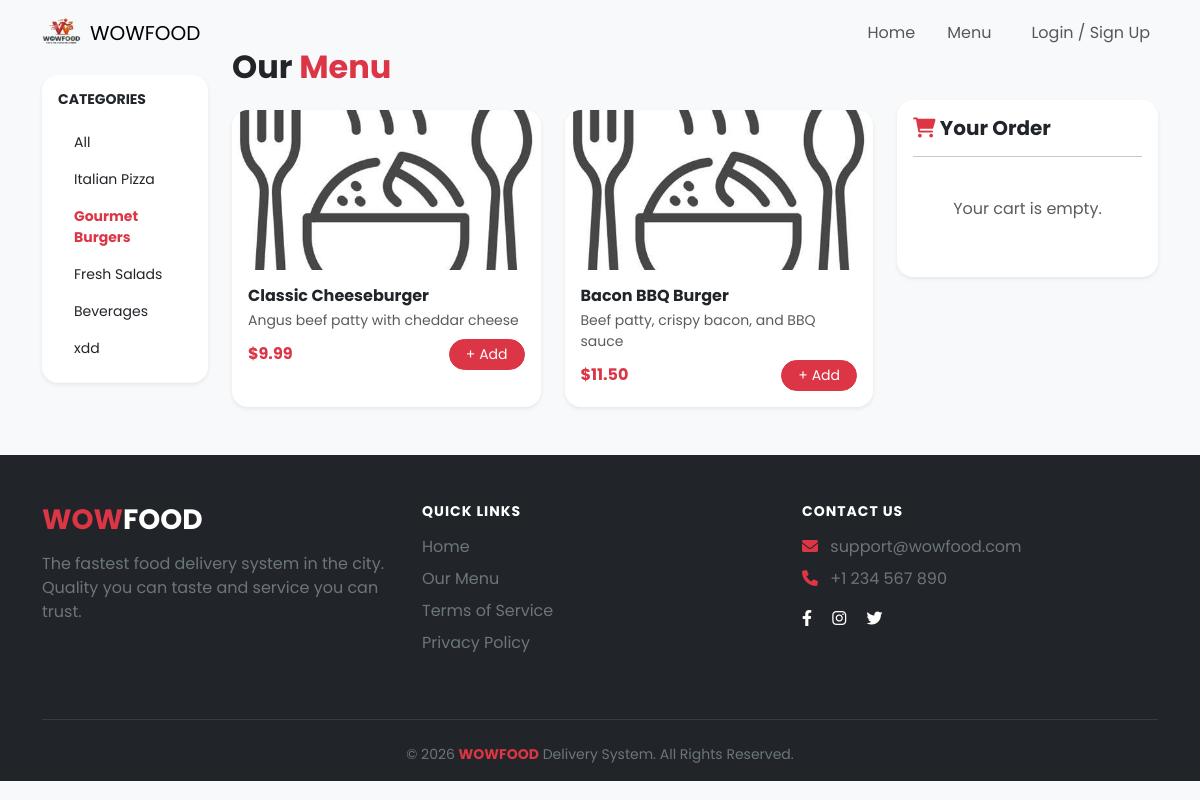
/controller/menu_view_controller.php?cat_id=2, run on the app's committed database.
### tables this page shows
CREATE TABLE `category` (
  `id` int NOT NULL AUTO_INCREMENT,
  `category_code` varchar(10) NOT NULL,
  `title` varchar(100) NOT NULL,
  `image_name` varchar(255) DEFAULT NULL,
  `active` enum('Yes','No') DEFAULT 'Yes',
  `created_at` timestamp NULL DEFAULT CURRENT_TIMESTAMP,
  `updated_at` timestamp NULL DEFAULT CURRENT_TIMESTAMP ON UPDATE CURRENT_TIMESTAMP,
  `created_by` int DEFAULT NULL,
  `updated_by` int DEFAULT NULL,
  PRIMARY KEY (`id`),
  UNIQUE KEY `category_code` (`category_code`),
  KEY `idx_cat_active` (`active`),
  KEY `fk_cat_created_by` (`created_by`),
  KEY `fk_cat_updated_by` (`updated_by`),
  CONSTRAINT `fk_cat_created_by` FOREIGN KEY (`created_by`) REFERENCES `user` (`id`) ON DELETE SET NULL,
  CONSTRAINT `fk_cat_updated_by` FOREIGN KEY (`updated_by`) REFERENCES `user` (`id`) ON DELETE SET NULL
);

CREATE TABLE `foods` (
  `id` int NOT NULL AUTO_INCREMENT,
  `food_code` varchar(10) NOT NULL,
  `title` varchar(100) NOT NULL,
  `description` text,
  `image_name` varchar(255) DEFAULT NULL,
  `price` decimal(10,2) NOT NULL,
  `category_id` int NOT NULL,
  `active` enum('Yes','No') DEFAULT 'Yes',
  `created_at` timestamp NULL DEFAULT CURRENT_TIMESTAMP,
  `updated_at` timestamp NULL DEFAULT CURRENT_TIMESTAMP ON UPDATE CURRENT_TIMESTAMP,
  `created_by` int DEFAULT NULL,
  `updated_by` int DEFAULT NULL,
  PRIMARY KEY (`id`),
  UNIQUE KEY `food_code` (`food_code`),
  KEY `fk_food_created_by` (`created_by`),
  KEY `fk_food_updated_by` (`updated_by`),
  KEY `idx_food_active` (`active`),
  KEY `idx_foods_category_active` (`category_id`,`active`),
  FULLTEXT KEY `idx_food_search` (`title`,`description`),
  CONSTRAINT `fk_food_cat` FOREIGN KEY (`category_id`) REFERENCES `category` (`id`) ON DELETE RESTRICT,
  CONSTRAINT `fk_food_created_by` FOREIGN KEY (`created_by`) REFERENCES `user` (`id`) ON DELETE SET NULL,
  CONSTRAINT `fk_food_updated_by` FOREIGN KEY (`updated_by`) REFERENCES `user` (`id`) ON DELETE SET NULL,
  CONSTRAINT `chk_food_price` CHECK ((`price` > 0))
);

### Controller/menu_view_controller.php (called while the page is built, shortened)
<?php
require_once __DIR__ . '/../Model/menu_view_controller_model.php';
$database = new Database();
$db = $database->getConnection();
$menuModel = new MenuModel($db);
$category_id = isset($_GET['cat_id']) ? (int)$_GET['cat_id'] : 0;
$categories = $menuModel->getAllCategories();
$foods = $menuModel->getFoods($category_id);
include __DIR__ . '/../view/menu_view.php';
?>

### Model/menu_view_controller_model.php (called while the page is built, shortened)
<?php
class MenuModel {
    private $db;
    public function __construct($dbConnection) {
        $this->db = $dbConnection;
    }
    public function getAllCategories() {
        $stmt = $this->db->query("SELECT id, title FROM category WHERE active='Yes'");
        return $stmt->fetchAll(PDO::FETCH_ASSOC);
    }
    public function getFoods($category_id = 0) {
        if ($category_id > 0) {
            $stmt = $this->db->prepare("SELECT * FROM foods WHERE category_id = ? AND active = 'Yes'");
            $stmt->execute([$category_id]);
        } else {
            $stmt = $this->db->query("SELECT * FROM foods WHERE active = 'Yes'");
        }
        return $stmt->fetchAll(PDO::FETCH_ASSOC);
    }
}
?>

### view/menu_view.php (the view, shortened to what this page needs)
<?php
include('../includes/header.php');
?>
<div class="container-fluid py-5 bg-light">
    <div class="container">
        <div class="row">
            <aside class="col-lg-2 mb-4">
                <div class="card shadow-sm border-0 rounded-4 p-3 sticky-top" style="top: 100px;">
                    <h6 class="fw-bold mb-3 text-uppercase small">Categories</h6>
                    <ul class="list-group list-group-flush small">
                        <a href="menu_view.php" class="list-group-item list-group-item-action border-0 <?php echo $category_id == 0 ? 'text-danger fw-bold' : ''; ?>">All</a>
                        <?php foreach($categories as $cat): ?>
                        <a href="menu_view.php?cat_id=<?php echo $cat['id']; ?>"
                           class="list-group-item list-group-item-action border-0 <?php echo $category_id == $cat['id'] ? 'text-danger fw-bold' : ''; ?>">
                            <?php echo htmlspecialchars($cat['title']); ?>
                        </a>
                        <?php endforeach; ?>
                    </ul>
                </div>
            </aside>
            <div class="col-lg-7">
                <h2 class="fw-bold mb-4">Our <span class="text-danger">Menu</span></h2>
                <div class="row g-4">
                    <?php foreach($foods as $food):
                        $image_name = !empty($food['image_name']) ? $food['image_name'] : 'default-food.jpg';
                        $description = (string) ($food['description'] ?? '');
                    ?>
                    <div class="col-md-6">
                        <div class="card h-100 border-0 shadow-sm rounded-4 overflow-hidden food-card">
                            <img src="../assets/images/food/<?php echo htmlspecialchars($image_name); ?>"
                                 class="card-img-top"
                                 style="height: 160px; object-fit: cover;"
                                 alt="<?php echo htmlspecialchars($food['title']); ?>">
                            <div class="card-body p-3">
                                <h6 class="fw-bold mb-1"><?php echo htmlspecialchars($food['title']); ?></h6>
                                <p class="text-muted small mb-2">
                                    <?php echo htmlspecialchars(substr($description, 0, 50)); ?>
                                </p>
                                <div class="d-flex justify-content-between align-items-center">
                                    <span class="text-danger fw-bold">$<?php echo number_format($food['price'], 2); ?></span>
                                    <form action="../Controller/menu_view_controller.php" method="POST">
                                        <button type="submit" class="btn btn-sm btn-danger rounded-pill px-3">+ Add</button>
                                    </form>
                                </div>
                            </div>
                        </div>
                    </div>
                    <?php endforeach; ?>
                </div>
            </div>
            <aside class="col-lg-3">
                <div class="card shadow-sm border-0 rounded-4 sticky-top" style="top: 100px;">
                    <div class="card-body p-3">
                        <h5 class="fw-bold mb-3"><i class="fas fa-shopping-cart text-danger"></i> Your Order</h5>
                        <hr>
                        <?php
                        $total = 0;
                        if (!empty($_SESSION['cart'])):
                            foreach ($_SESSION['cart'] as $id => $item):
                                $subtotal = $item['price'] * $item['qty'];
                                $total += $subtotal;
                        ?>
                        <div class="d-flex justify-content-between align-items-center mb-3">
                            <div class="small">
                                <p class="mb-0 fw-bold"><?php echo htmlspecialchars($item['title']); ?></p>
                                <span class="text-muted"><?php echo $item['qty']; ?> x $<?php echo number_format($item['price'], 2); ?></span>
                            </div>
                            <div class="text-end">
                                <p class="mb-0 small fw-bold">$<?php echo number_format($subtotal, 2); ?></p>
                                <a href="../Controller/menu_view_controller.php?remove=<?php echo $id; ?>" class="text-danger small">
                                    <i class="fas fa-times"></i>
                                </a>
                            </div>
                        </div>
                        <?php endforeach; ?>
                        <hr>
                        <div class="d-flex justify-content-between fw-bold mb-3">
                            <span>Total:</span>
                            <span class="text-danger">$<?php echo number_format($total, 2); ?></span>
                        </div>
                        <?php if (isset($_SESSION['customer_id'])): ?>
                            <a href="../Controller/cart_view_controller.php" class="btn btn-danger w-100 rounded-pill fw-bold">Show Cart</a>
                        <?php else: ?>
                            <a href="../login.php" class="btn btn-dark w-100 rounded-pill fw-bold">Login to Order</a>
                        <?php endif; ?>
                        <?php else: ?>
                            <p class="text-center text-muted py-4">Your cart is empty.</p>
                        <?php endif; ?>
                    </div>
                </div>
            </aside>
        </div>
    </div>
</div>
<?php include('../includes/footer.php'); ?>

### assets/css/style.css (style rules this page uses)
html { scroll-behavior: smooth; }
body { font-family: 'Poppins', sans-serif; background-color: #f8f9fa; }
.food-card { transition: all 0.3s ease; border: none; }

### data on the page
category: title "Italian Pizza"
category: title "Gourmet Burgers"
category: title "Fresh Salads"
category: title "Beverages"
category: title "xdd"
foods: title "Classic Cheeseburger", description "Angus beef patty with cheddar cheese", price "9.99"
foods: title "Bacon BBQ Burger", description "Beef patty, crispy bacon, and BBQ sauce", price "11.50"
